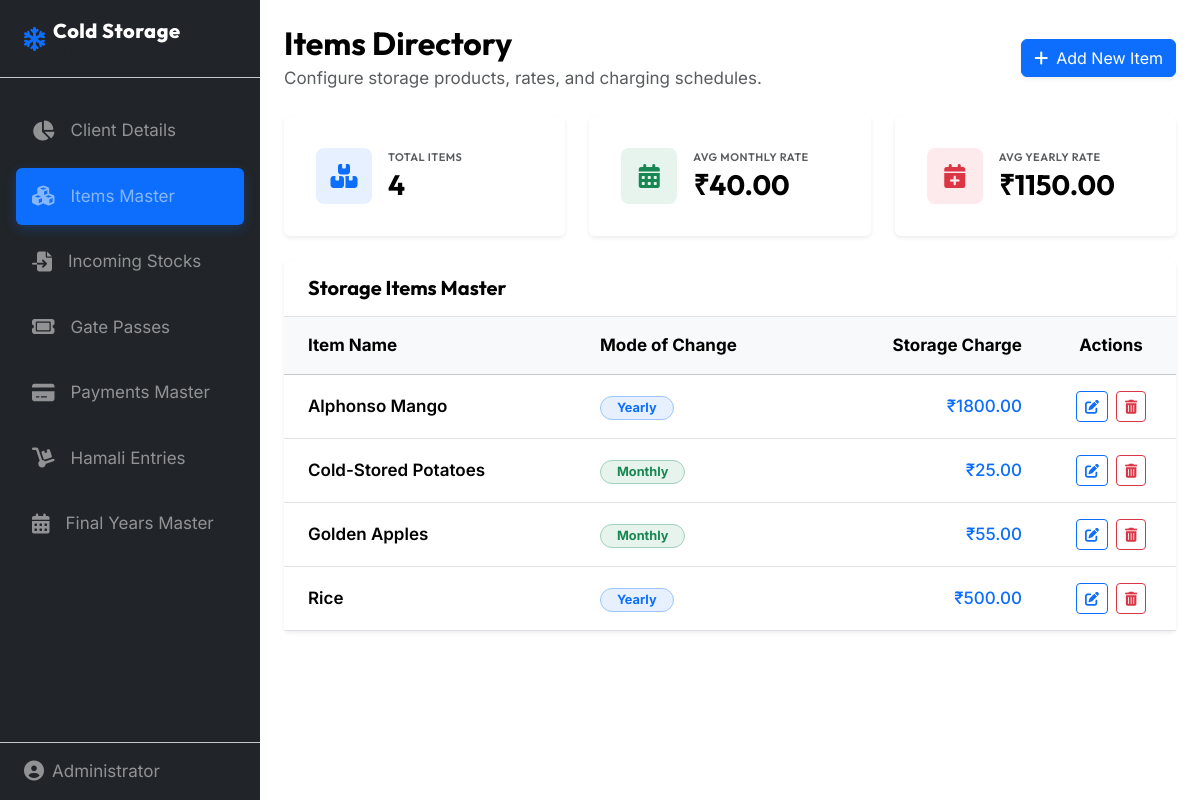
Page /items/ on the earlier database version.
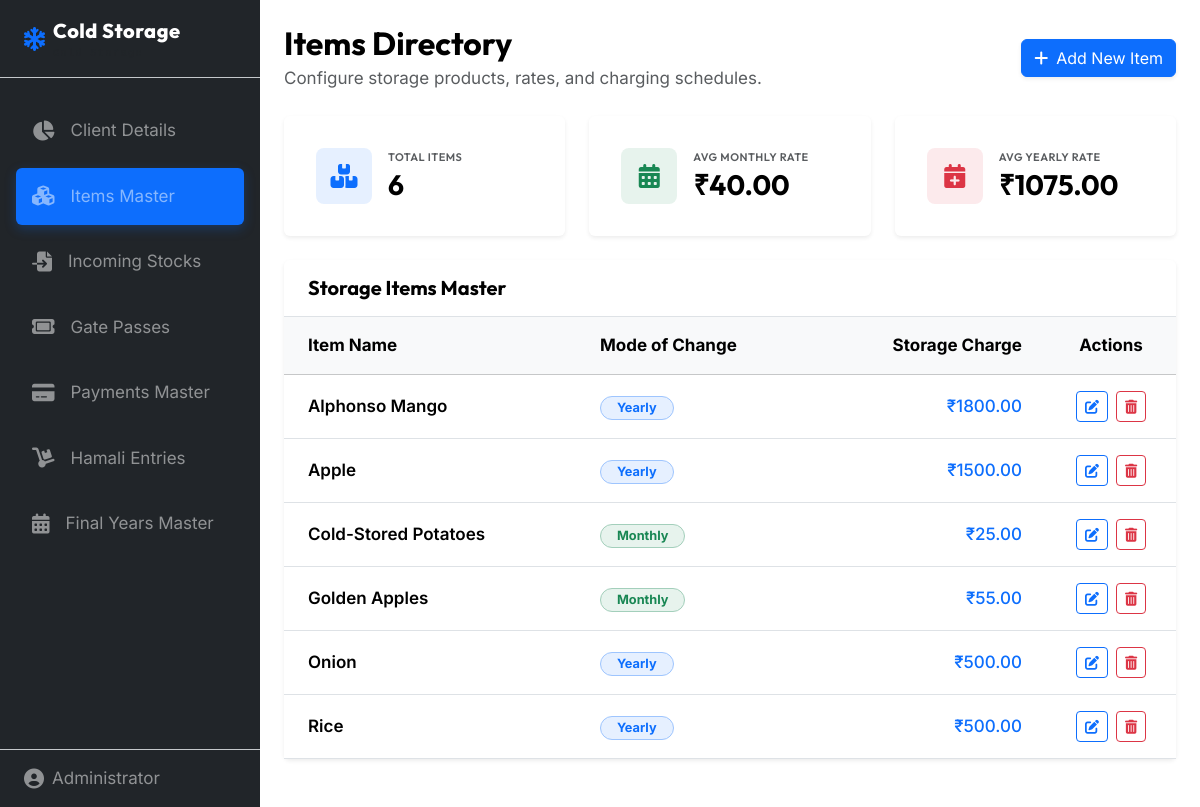
Same page on the later database version.
### master/models.py (models this page shows, shortened)
class Item(models.Model):
    itemname = models.CharField(max_length=200, primary_key=True, verbose_name="Item Name")
    mode_of_change = models.CharField(
        max_length=10,
        choices=[('Monthly', 'Monthly'), ('Yearly', 'Yearly')],
        default='Monthly',
        verbose_name="Mode of Change"
    )
    storage_charge = models.DecimalField(
        max_digits=10,
        decimal_places=2,
        default=0.00,
        verbose_name="Storage Charge"
    )
    class Meta:
        verbose_name = "Item"
        verbose_name_plural = "Items"
        ordering = ['itemname']

### master/views.py (the view)
# urls.py: path('items/', views.item_list, name='item_list'),
def item_list(request):
    search_query = request.GET.get('search', '').strip()
    items_list = Item.objects.all()
    if search_query:
        items_list = items_list.filter(
            Q(itemname__icontains=search_query) |
            Q(mode_of_change__icontains=search_query)
        )
    monthly_items = items_list.filter(mode_of_change='Monthly')
    yearly_items = items_list.filter(mode_of_change='Yearly')
    stats = {
        'total_items': items_list.count(),
        'avg_monthly': monthly_items.aggregate(avg=Avg('storage_charge'))['avg'] or 0.00,
        'avg_yearly': yearly_items.aggregate(avg=Avg('storage_charge'))['avg'] or 0.00,
    }
    paginator = Paginator(items_list, 10)
    page_number = request.GET.get('page')
    page_obj = paginator.get_page(page_number)
    context = {
        'page_obj': page_obj,
        'search_query': search_query,
        'stats': stats,
    }
    return render(request, 'master/item_list.html', context)

### templates/master/item_list.html (shortened to what this page needs)
{% extends 'base.html' %}
{% load static %}
{% block content %}
<div class="d-flex flex-column flex-md-row justify-content-between align-items-start align-items-md-center mb-4 gap-3 animate-fade-in">
    <div>
        <h1 class="h2 fw-bold text-body-emphasis mb-1">Items Directory</h1>
        <p class="text-muted mb-0">Configure storage products, rates, and charging schedules.</p>
    </div>
    <div>
        <a href="{% url 'item_create' %}" class="btn btn-primary d-flex align-items-center gap-2 shadow-sm" id="addItemHeaderBtn">
            <i class="fa-solid fa-plus"></i> Add New Item
        </a>
    </div>
</div>
<div class="row g-4 mb-4 animate-fade-in">
    <div class="col-12 col-md-4">
        <div class="card border-0 shadow-sm h-100 p-3 bg-body">
            <div class="card-body d-flex align-items-center gap-3">
                <div class="rounded-3 p-3 bg-primary bg-opacity-10 text-primary d-flex align-items-center justify-content-center" style="width: 56px; height: 56px;">
                    <i class="fa-solid fa-boxes-stacked fs-4"></i>
                </div>
                <div>
                    <h6 class="text-muted text-uppercase fw-semibold mb-1" style="font-size: 11px; letter-spacing: 0.5px;">Total Items</h6>
                    <h3 class="fw-bold mb-0 text-body-emphasis" id="stat-total-items">{{ stats.total_items }}</h3>
                </div>
            </div>
        </div>
    </div>
    <div class="col-12 col-md-4">
        <div class="card border-0 shadow-sm h-100 p-3 bg-body">
            <div class="card-body d-flex align-items-center gap-3">
                <div class="rounded-3 p-3 bg-success bg-opacity-10 text-success d-flex align-items-center justify-content-center" style="width: 56px; height: 56px;">
                    <i class="fa-solid fa-calendar-days fs-4"></i>
                </div>
                <div>
                    <h6 class="text-muted text-uppercase fw-semibold mb-1" style="font-size: 11px; letter-spacing: 0.5px;">Avg Monthly Rate</h6>
                    <h3 class="fw-bold mb-0 text-body-emphasis" id="stat-avg-monthly">₹{{ stats.avg_monthly|floatformat:2 }}</h3>
                </div>
            </div>
        </div>
    </div>
    <div class="col-12 col-md-4">
        <div class="card border-0 shadow-sm h-100 p-3 bg-body">
            <div class="card-body d-flex align-items-center gap-3">
                <div class="rounded-3 p-3 bg-danger bg-opacity-10 text-danger d-flex align-items-center justify-content-center" style="width: 56px; height: 56px;">
                    <i class="fa-solid fa-calendar-plus fs-4"></i>
                </div>
                <div>
                    <h6 class="text-muted text-uppercase fw-semibold mb-1" style="font-size: 11px; letter-spacing: 0.5px;">Avg Yearly Rate</h6>
                    <h3 class="fw-bold mb-0 text-body-emphasis" id="stat-avg-yearly">₹{{ stats.avg_yearly|floatformat:2 }}</h3>
                </div>
            </div>
        </div>
    </div>
</div>
<div class="card border-0 shadow-sm mb-4 bg-body animate-fade-in">
    <div class="card-header bg-transparent border-bottom py-3 px-4 d-flex justify-content-between align-items-center flex-wrap gap-2">
        <h5 class="fw-bold mb-0 text-body-emphasis">Storage Items Master</h5>
    </div>
    <div class="card-body p-0">
        <div class="table-responsive">
            <table class="table table-hover align-middle mb-0" id="itemsTable">
                <thead class="table-light">
                    <tr>
                        <th class="py-3 px-4">Item Name</th>
                        <th class="py-3 px-4">Mode of Change</th>
                        <th class="py-3 px-4 text-end">Storage Charge</th>
                        <th class="py-3 px-4 text-center" style="width: 130px;">Actions</th>
                    </tr>
                </thead>
                <tbody>
                    {% for item in page_obj %}
                    <tr id="item-row-{{ item.pk|slugify }}" data-item-name="{{ item.itemname }}" data-mode="{{ item.mode_of_change }}" data-charge="{{ item.storage_charge }}">
                        <td class="py-3 px-4 fw-semibold text-body-emphasis">{{ item.itemname }}</td>
                        <td class="py-3 px-4">
                            {% if item.mode_of_change == 'Monthly' %}
                                <span class="badge bg-success bg-opacity-10 text-success border border-success-subtle px-3 py-1.5 rounded-pill">{{ item.mode_of_change }}</span>
                            {% else %}
                                <span class="badge bg-primary bg-opacity-10 text-primary border border-primary-subtle px-3 py-1.5 rounded-pill">{{ item.mode_of_change }}</span>
                            {% endif %}
                        </td>
                        <td class="py-3 px-4 text-end text-primary fw-medium">₹{{ item.storage_charge|floatformat:2 }}</td>
                        <td class="py-3 px-4 text-center">
                            <div class="d-flex justify-content-center gap-2">
                                <a href="{% url 'item_update' item.pk %}" class="btn btn-sm btn-outline-primary" title="Edit Item">
                                    <i class="fa-solid fa-pen-to-square"></i>
                                </a>
                                <button type="button" class="btn btn-sm btn-outline-danger delete-btn"
                                        data-pk="{{ item.pk }}"
                                        data-name="{{ item.itemname }}"
                                        data-delete-url="{% url 'item_delete' item.pk %}"
                                        title="Delete Item">
                                    <i class="fa-solid fa-trash-can"></i>
                                </button>
                            </div>
                        </td>
                    </tr>
                    {% endfor %}
                </tbody>
            </table>
        </div>
    </div>
</div>
{% endblock %}

### templates/base.html (shortened to what this page needs)
{% load static %}
<!DOCTYPE html>
<html lang="en">
<head>
    <link href="https://cdn.jsdelivr.net/npm/bootstrap@5.3.3/dist/css/bootstrap.min.css" rel="stylesheet">
    <link rel="stylesheet" href="https://cdnjs.cloudflare.com/ajax/libs/font-awesome/6.4.0/css/all.min.css">
    <link href="https://cdn.jsdelivr.net/npm/select2@4.1.0-rc.0/dist/css/select2.min.css" rel="stylesheet" />
    <link href="https://cdn.jsdelivr.net/npm/select2-bootstrap-5-theme@1.3.0/dist/select2-bootstrap-5-theme.min.css" rel="stylesheet" />
    <link rel="stylesheet" href="{% static 'css/style.css' %}">
</head>
<body data-bs-theme="light">
    <div class="d-flex min-vh-100">
        <aside class="app-sidebar bg-dark text-white-50" id="appSidebar">
            <div class="sidebar-brand d-flex align-items-center py-3 px-4 border-bottom border-secondary-subtle border-opacity-10 text-nowrap">
                <div class="brand-icon me-2 text-primary">
                    <i class="fa-solid fa-snowflake"></i>
                </div>
                <div class="brand-text d-flex flex-column text-white me-auto">
                    <span class="brand-title fs-5 fw-extrabold">Cold Storage</span>
                    <span class="brand-subtitle font-monospace text-muted" style="font-size: 10px; letter-spacing: 1.5px;">Cold Storage</span>
                </div>
            </div>
            <nav class="sidebar-nav py-4 px-3 flex-grow-1">
                <ul class="list-unstyled d-flex flex-column gap-2 mb-0">
                    <li class="nav-item">
                        <a href="{% url 'client_details_create' %}" id="navLinkDashboard" class="nav-link py-3 px-3 rounded text-white-50 d-flex align-items-center ">
                            <i class="fa-solid fa-chart-pie me-3 fs-5"></i>
                            <span>Client Details</span>
                        </a>
                    </li>
                    <li class="nav-item">
                        <a href="{% url 'item_create' %}" id="navLinkItems" class="nav-link py-3 px-3 rounded text-white-50 d-flex align-items-center {% if 'item' in request.resolver_match.url_name %}active bg-primary text-white{% endif %}">
                            <i class="fa-solid fa-cubes me-3 fs-5"></i>
                            <span>Items Master</span>
                        </a>
                    </li>
                    <li class="nav-item">
                        <a href="{% url 'incoming_create' %}" id="navLinkIncoming" class="nav-link py-3 px-3 rounded text-white-50 d-flex align-items-center ">
                            <i class="fa-solid fa-file-import me-3 fs-5"></i>
                            <span>Incoming Stocks</span>
                        </a>
                    </li>
                    <li class="nav-item">
                        <a href="{% url 'gp_create' %}" id="navLinkGP" class="nav-link py-3 px-3 rounded text-white-50 d-flex align-items-center ">
                            <i class="fa-solid fa-ticket me-3 fs-5"></i>
                            <span>Gate Passes</span>
                        </a>
                    </li>
                    <li class="nav-item">
                        <a href="{% url 'payment_create' %}" id="navLinkPayment" class="nav-link py-3 px-3 rounded text-white-50 d-flex align-items-center ">
                            <i class="fa-solid fa-credit-card me-3 fs-5"></i>
                            <span>Payments Master</span>
                        </a>
                    </li>
                    <li class="nav-item">
                        <a href="{% url 'hamali_entry_create' %}" id="navLinkHamali" class="nav-link py-3 px-3 rounded text-white-50 d-flex align-items-center ">
                            <i class="fa-solid fa-dolly me-3 fs-5"></i>
                            <span>Hamali Entries</span>
                        </a>
                    </li>
                    <li class="nav-item">
                        <a href="{% url 'finalyear_list' %}" id="navLinkFinalYear" class="nav-link py-3 px-3 rounded text-white-50 d-flex align-items-center ">
                            <i class="fa-solid fa-calendar-days me-3 fs-5"></i>
                            <span>Final Years Master</span>
                        </a>
                    </li>
                </ul>
            </nav>
            <div class="sidebar-footer py-3 px-4 border-top border-secondary-subtle border-opacity-10 text-nowrap">
                <div class="user-info d-flex align-items-center gap-2 text-white-50">
                    <i class="fa-solid fa-circle-user fs-5"></i>
                    <span>Administrator</span>
                </div>
            </div>
        </aside>
        <div class="flex-grow-1 d-flex flex-column min-width-0">
            <main class="app-content p-4 flex-grow-1 overflow-auto">
                <div class="container-xl p-0">
                    <div class="page-content-wrapper">
                        {% block content %}{% endblock %}
                    </div>
                </div>
            </main>
        </div>
    </div>
</body>
</html>

### static/css/style.css (style rules this page uses)
body { font-family: 'Inter', sans-serif !important; font-size: 17px; }
h1, h2, h3, h4, h5, h6, .brand-title { font-family: 'Outfit', sans-serif !important; }
.app-sidebar { width: 260px; display: flex; flex-direction: column; flex-shrink: 0; transition: width 0.3s ease, transform 0.3s ease; z-index: 100; }
.brand-icon { font-size: 24px; display: flex; align-items: center; justify-content: center; animation: rotateSnowflake 12s linear infinite; }
.brand-title { font-weight: 800; letter-spacing: 0.5px; }
.app-sidebar .nav-link { transition: all 0.2s ease; }
.app-sidebar .nav-link.active { box-shadow: 0 4px 12px rgba(13, 110, 253, 0.25); }
.animate-fade-in { animation: fadeIn 0.3s ease forwards; }

Differences in the rows shown:
added Item: itemname "Apple", mode_of_change "Yearly", storage_charge "1500.00"
added Item: itemname "Onion", mode_of_change "Yearly", storage_charge "500.00"
Other differences:
{{ stats.total_items }}: "4" → "6"
{{ stats.avg_yearly|floatformat:2 }}: "1150.00" → "1075.00"
